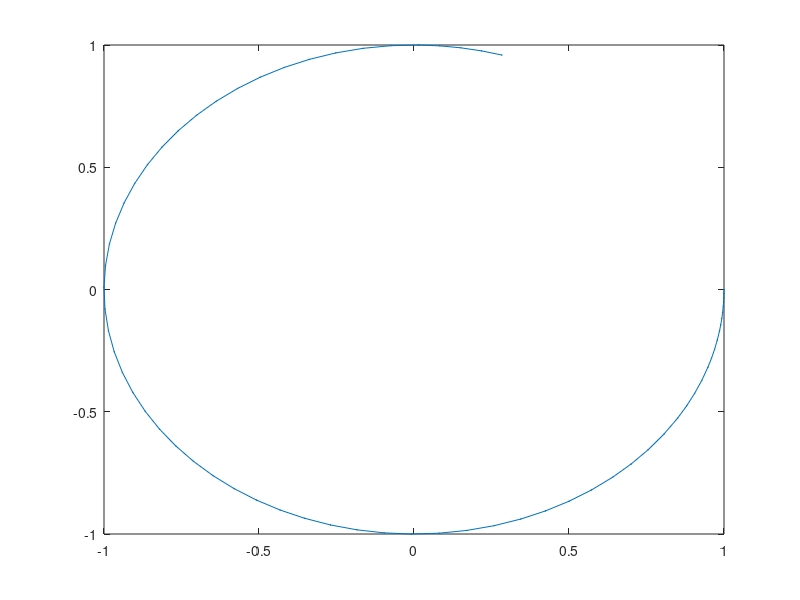

This figure's MATLAB source:
clear all

%Integrate the toy system, the harmonic oscillator:

t0 = 0;
oscillator = @(t,x) [x(2);-x(1)];

k = input('Order of the tolerance (default = 12): ');
if isempty(k) k=12; end
tol = 10^(-k);

odeoptions = odeset('RelTol',tol,'AbsTol',tol);

tfin = input('End time of integration (default = 2*PI): ');
if isempty(tfin) tfin = 2*pi; end

[tout,yout] = ode45(oscillator,[t0,tfin],[1;0],odeoptions);

plot(yout(:,1),yout(:,2),'-o','MarkerSize',0.5)
